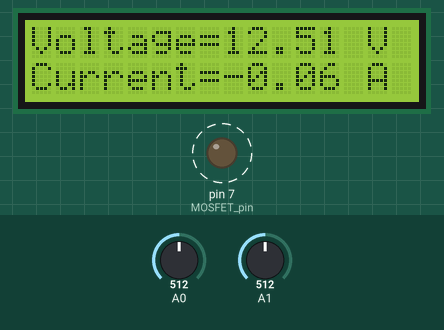
Simulated run of this sketch. Board: Arduino Uno, built with avr-gcc and run on an emulated ATmega328P. Parts: 16×2 character LCD, output pins drawn as LEDs (lit = HIGH). Dashed ring = blinking. The inputs (shaded band) are chosen by the test bench; at power-on: A0 = 512, A1 = 512.

Above: at 1.2 s.
1.3 s: A0 set to 529
At 3.3 s:
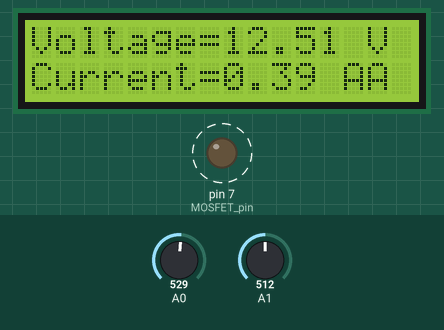
7.6 s: A1 set to 417
At 8.98 s:
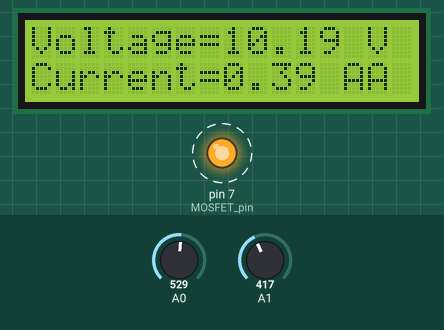
10.5 s: A1 set to 398
At 12.0 s:
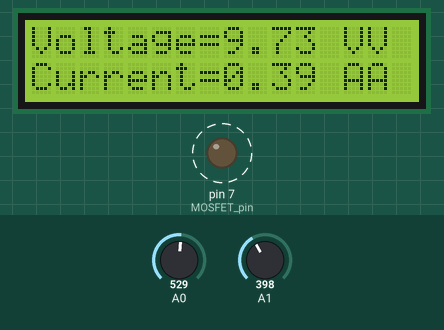
16.8 s: A0 set to 511
At 18.7 s:
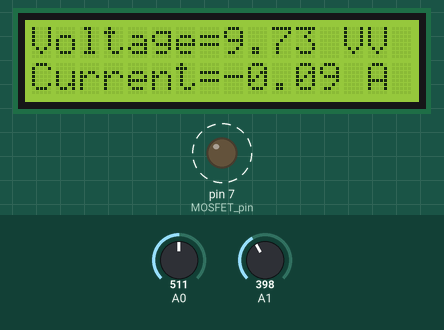
23.1 s: A1 set to 306
At 24.42 s:
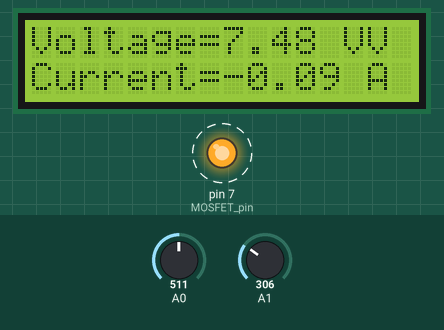
26.0 s: A0 set to 306
At 27.4 s:
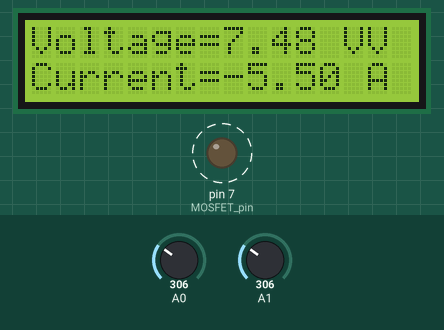
Timing chart, 0 to 31.2 s (numbered marks = the images above; inputs shaded):
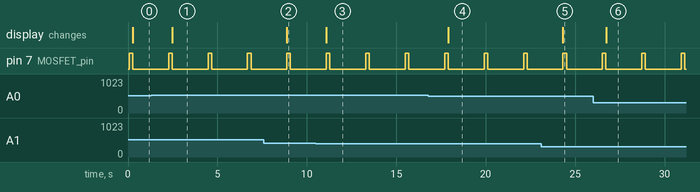

The sketch:

Ex14_PV_panle.ino
```cpp
// include the library code:
#include <LiquidCrystal.h> // library for LCD
LiquidCrystal lcd(13,12,11,10,9,8);
//------------------------------------------------------------------------------------------------------------------------------------------------------------
// Measuring Current using ACS712
int sensitivity=185; // use 100 for 20A module and 66 for 30A module
int adcvalue=0;
int offsetvoltage=2511; // sensor callibration
double Voltage=0; // voltage measuring
double ecurrent=0; // current measuring
//----------------------------------------------------------------------------------------------------------------------------------------------------------
void setup() {
pinMode(7,OUTPUT); //MOSFET pin
digitalWrite(7,LOW); // Initially Turn off the MOSFET

// set up the LCD's numbers of columns and rows:
lcd.begin(16,2);
}
//-----------------------------------------------------------------------------------------------------------------------------------------------------------
void loop() {

//Measure the Voltage:
int sensorValue=analogRead(A1);
//Convert analog Reading (which goes from 0-1023 ) to a voltage 0-5V :
float vol=(sensorValue*5.0)/1023.0;
float Voltage=vol*5;
lcd.setCursor(0,0);
lcd.print("Voltage=");
lcd.print(Voltage);
lcd.print(" V");

//Measure the Voltage:
digitalWrite(7,HIGH); // Turn on the MOSFET
delay(100);
adcvalue=analogRead(A0);
delay(100);
digitalWrite(7,LOW);
Voltage=(adcvalue/1024.0)*5000.0; //Get you mV
ecurrent=((Voltage-offsetvoltage)/sensitivity);
lcd.setCursor(0, 1);
lcd.print("Current=");
lcd.print(ecurrent);
lcd.print(" A");
delay(2000);


}
```

Measured:
- the behaviour switches between 514 and 515 on A0 (found by bisection; images 0 and 1)
- the behaviour switches between 409 and 408 on A1 (found by bisection; images 2 and 3)
- after the input at 1.3 s, the display: changes after 1.2 s (image 1)
- after the input at 7.6 s, the display: changes after 1.3 s (image 2)
- after the input at 10.5 s, the display: changes after 0.59 s (image 3)
- after the input at 16.8 s, the display: changes after 1.1 s (image 4)
- after the input at 23.1 s, the display: changes after 1.2 s (image 5)
- after the input at 26.0 s, the display: changes after 0.73 s (image 6)
